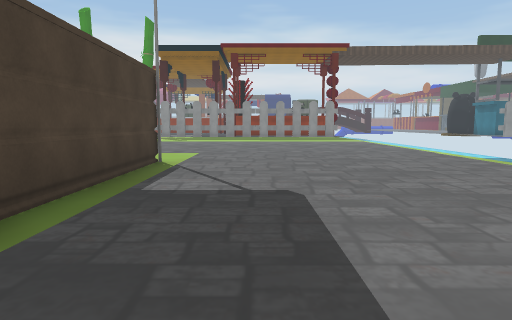
[1] (above)

24 first-person views from a walk through a scene from a Unity 3-D project. The camera is 1.5 m above the floor, tilts 6° down and sees 75° across. The floor is counted in squares, 2 m on a side. Each view is taken from the middle of a square. On the plan, view 1 faces up. The plan holds only what a view shows up to about 11 squares ahead; the rest is blank. The place goes on beyond the plan. The player character is not drawn. Some surface patterns are stand-ins.

[2]
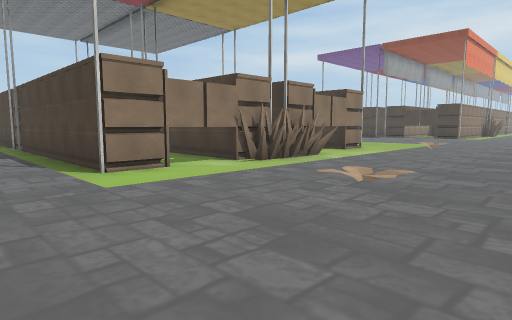

[3]
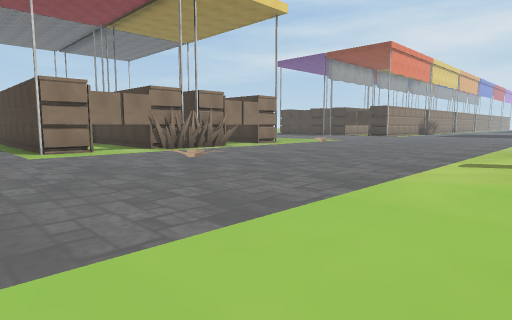

[4]
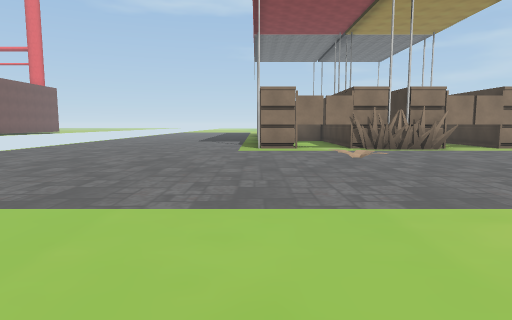

[5]
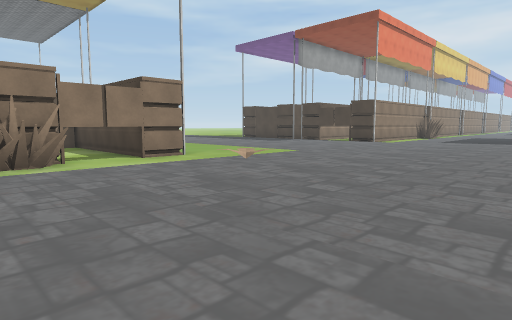

[6]
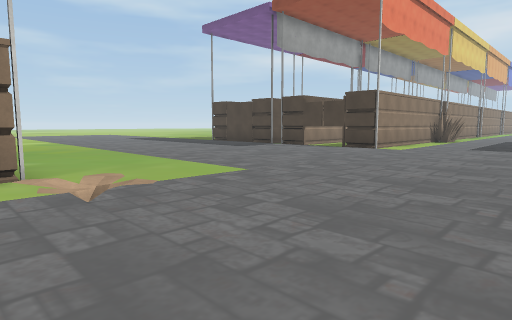

[7]
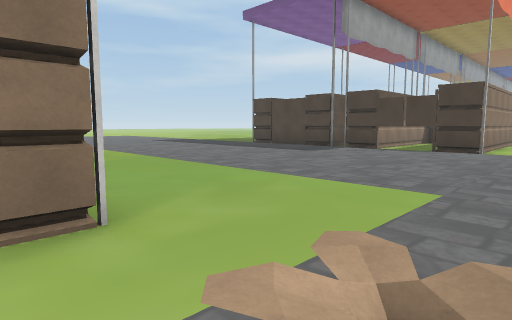

[8]
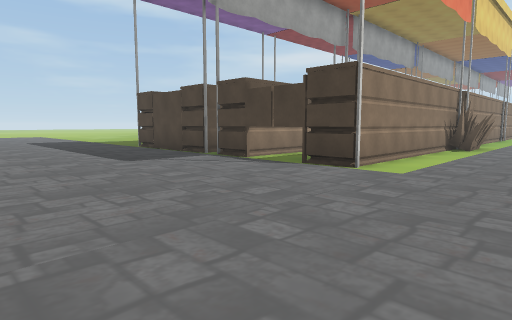

[9]
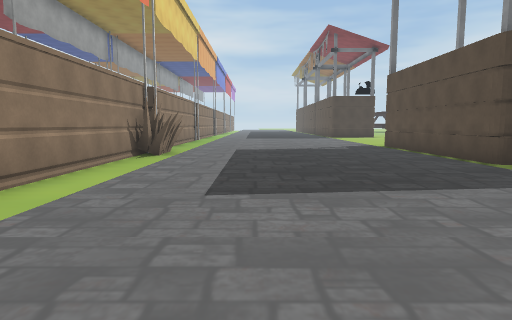

[10]
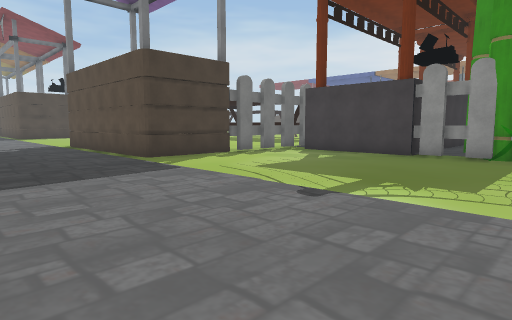

[11]
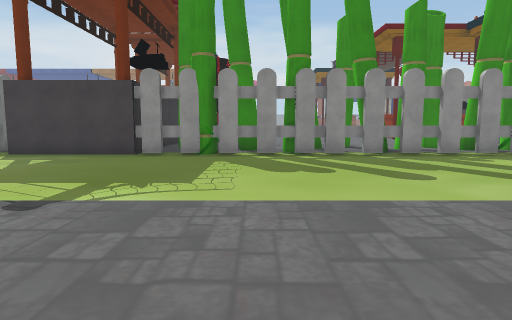

[12]
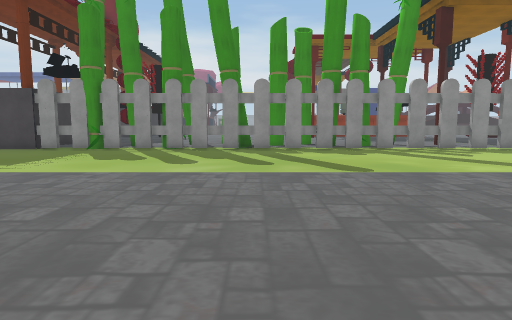

[13]
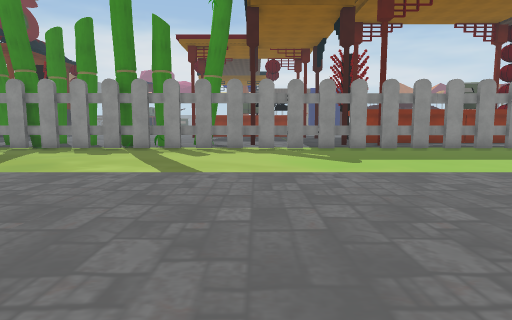

[14]
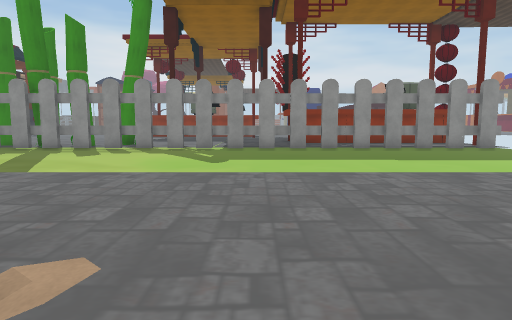

[15]
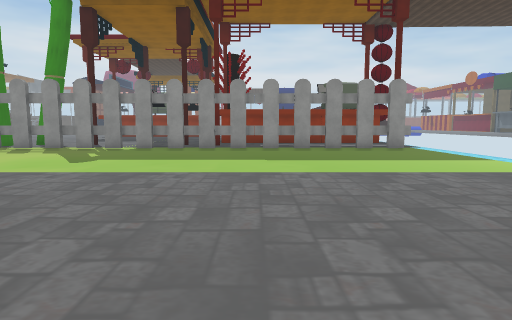

[16]
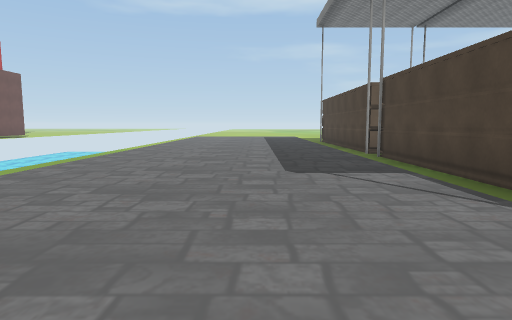

[17]
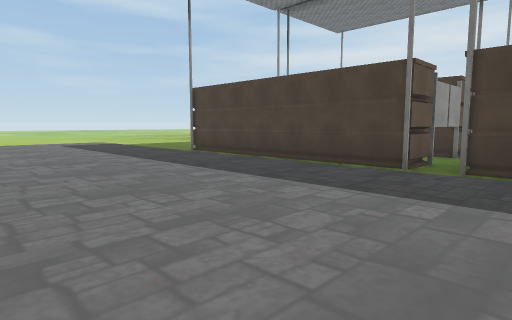

[18]
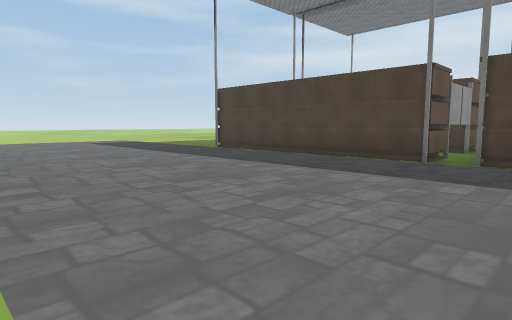

[19]
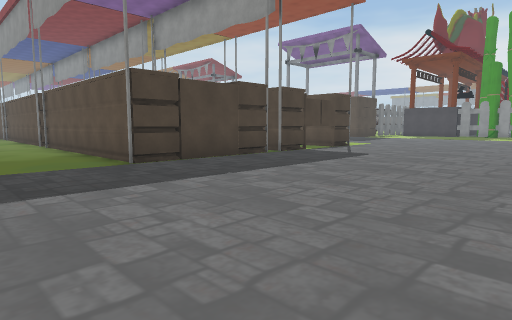

[20]
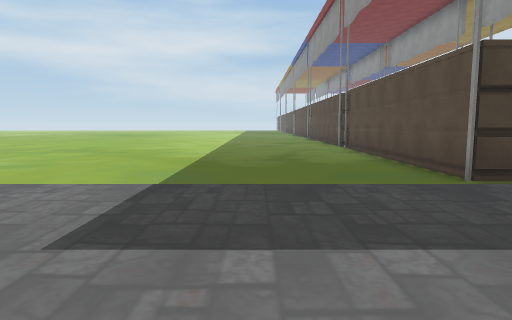

[21]
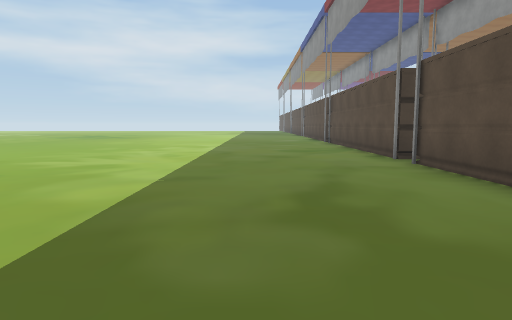

[22]
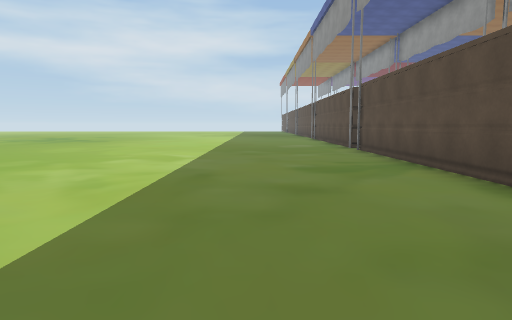

[23]
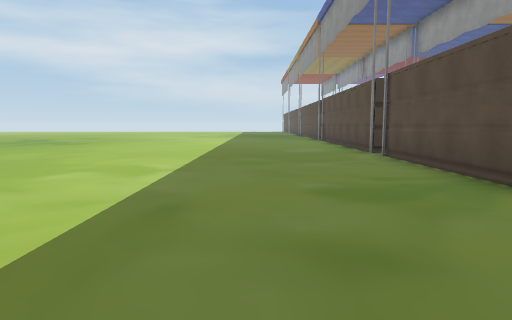

[24]
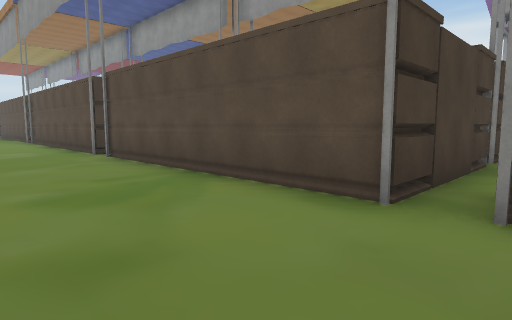

### Floor plan
Key: @ floor where view 1 was taken; # wall or solid block; x gap in a wall; . floor; / step, stairs or slope; = window, fence, low wall or low ledge; O other object.
Columns run from 36 left of view 1 to 5 right of it. Each row starts with its distance up from view 1.
 22             #  #.x #.##/x.##
 21             ####x###x####x##xxxxxxx#xxxxx#
 20             x.............................
 19            .#.............................
 18            #..............................
 17            #..............................
 16        #####..............................
 15        ..................................
 14        .................................
 13        .................................
 12        .................................
 11        .........................O.........
 10        ...................................
  9        ..................O................
  8         OO######............OOOO..........
  7                #.........#########........
  6                #......... #    ###........
  5              ###......... #    ###.......
  4        #.      #......... #    ###........
  3        #.      #......... #      #........
  2        #.      #.........        #........
  1        #.      #.........        #........
  0        #.      #.......        .....@.....
 -1 ########.#######.......      ###=#........
 -2 .......................          #........
 -3 .......................          #.......
 -4 .......................          #.......
 -5 ....................             #.......
 -6 ...................              #.......
 -7 ..................               #.......
 -8 ................                   ......

Where each view was taken, in squares from view 1:
view 1: 0 up, 0 right, facing up
view 2: 13 up, 0 right, facing down-left
view 3: 17 up, 0 right, facing down-left
view 4: 18 up, 2 left, facing down
view 5: 15 up, 6 left, facing down-left
view 6: 13 up, 10 left, facing down-left
view 7: 10 up, 10 left, facing down-left
view 8: 11 up, 15 left, facing down-left
view 9: 11 up, 18 left, facing left
view 10: 12 up, 17 left, facing up-left
view 11: 12 up, 17 left, facing up
view 12: 10 up, 13 left, facing up
view 13: 10 up, 6 left, facing up
view 14: 10 up, 3 left, facing up
view 15: 10 up, 0 right, facing up
view 16: 9 up, 1 right, facing down
view 17: 2 up, 4 right, facing down-left
view 18: 2 up, 5 right, facing down-left
view 19: 4 down, 14 left, facing up-left
view 20: 4 down, 16 left, facing left
view 21: 4 down, 21 left, facing left
view 22: 4 down, 25 left, facing left
view 23: 4 down, 27 left, facing left
view 24: 4 down, 27 left, facing up-left
